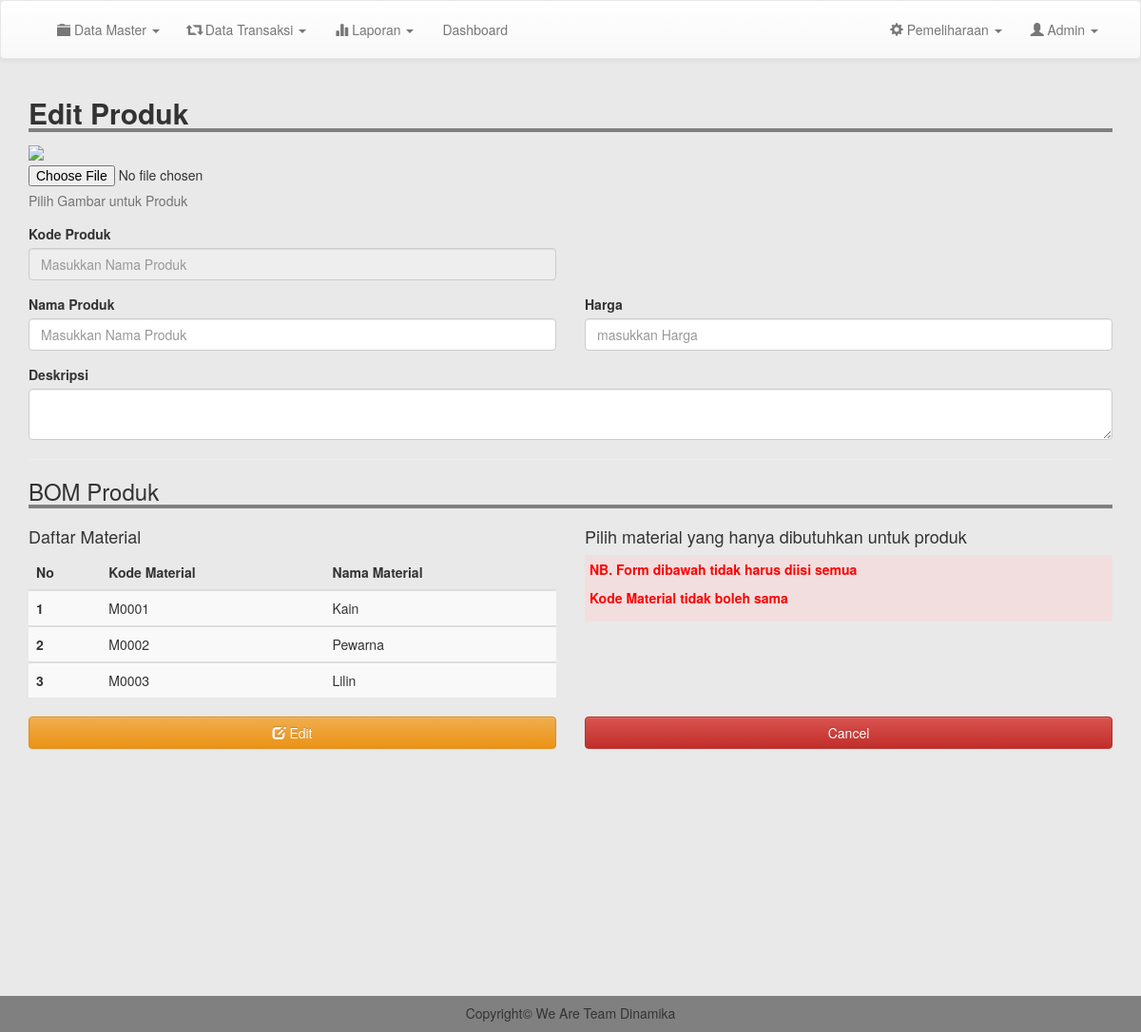
The page /admin/edit_produk.php (signed in) on the database as committed earlier.
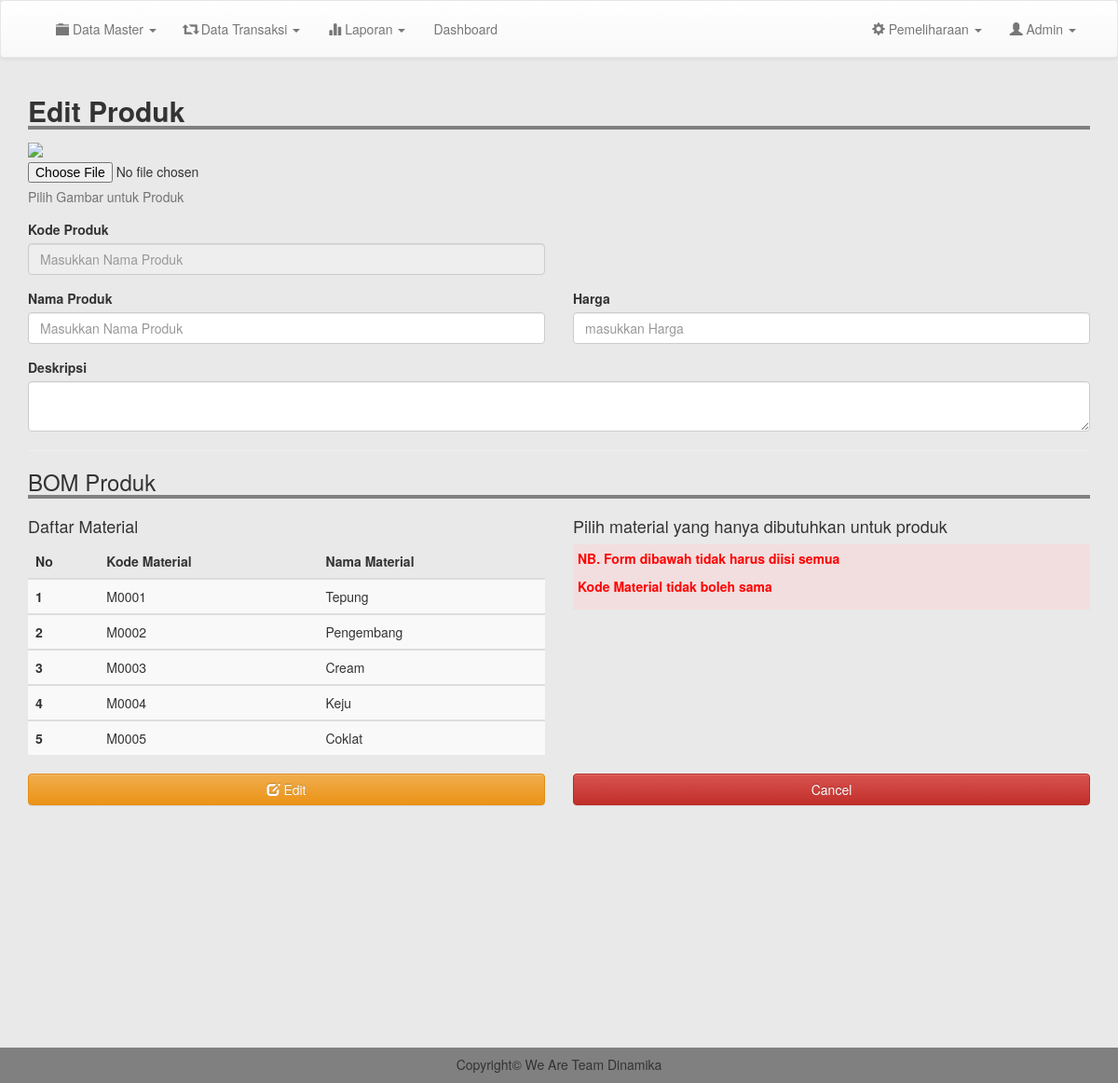
The same page on the database as committed later.
### tables this page shows
CREATE TABLE `inventory` (
  `kode_bk` varchar(100) NOT NULL,
  `nama` varchar(200) NOT NULL,
  `qty` varchar(200) NOT NULL,
  `satuan` varchar(200) NOT NULL,
  `harga` int(11) NOT NULL,
  `tanggal` date NOT NULL
);

### admin/edit_produk.php (the view, shortened to what this page needs)
<?php
include 'header.php';
$kode_produk = $_GET['kode'];
$kode = mysqli_query($conn, "SELECT * from produk where kode_produk = '$kode_produk'");
$data = mysqli_fetch_assoc($kode);
?>
<div class="container">
	<h2 style=" width: 100%; border-bottom: 4px solid gray"><b>Edit Produk</b></h2>
	<form action="proses/edit_produk.php" method="POST" enctype="multipart/form-data">
		<div class="form-group">
			<label for="exampleInputFile"><img src="../image/produk/<?= $data['image']; ?>" width="100"></label>
			<input type="file" id="exampleInputFile" name="files">
			<p class="help-block">Pilih Gambar untuk Produk</p>
		</div>
		<div class="row">
			<div class="col-md-6">
				<div class="form-group">
					<label for="exampleInputEmail1">Kode Produk</label>
					<input type="text" class="form-control" id="exampleInputEmail1" placeholder="Masukkan Nama Produk" disabled value="<?= $data['kode_produk']; ?>">
				</div>
			</div>
		</div>
		<div class="row">
			<div class="col-md-6">
				<div class="form-group">
					<label for="exampleInputEmail1">Nama Produk</label>
					<input type="text" class="form-control" id="exampleInputEmail1" placeholder="Masukkan Nama Produk" name="nama" value="<?= $data['nama']; ?>">
				</div>
			</div>
			<div class="col-md-6">
				<div class="form-group">
					<label for="exampleInputEmail1">Harga</label>
					<input type="number" class="form-control" id="exampleInputEmail1" placeholder="masukkan Harga" name="harga" value="<?= $data['harga']; ?>">
				</div>
			</div>
		</div>
		<div class="form-group">
			<label for="exampleInputPassword1">Deskripsi</label>
			<textarea name="desk" class="form-control">
				<?= $data['deskripsi']; ?>
			</textarea>
		</div>
		<hr>
		<h3 style=" width: 100%; border-bottom: 4px solid gray">BOM Produk</h3>
		<div class="row">
			<div class="col-md-6">
				<h4>Daftar Material</h4>
				<table class="table table-striped ">
					<thead>
						<tr>
							<th scope="col">No</th>
							<th scope="col">Kode Material</th>
							<th scope="col">Nama Material</th>
						</tr>
					</thead>
					<?php
					$result2 = mysqli_query($conn, "SELECT * FROM inventory order by kode_bk asc");
					$no2 =1;
					while ($row2 = mysqli_fetch_assoc($result2)) {
						?>
						<tbody>
							<tr>
								<th scope="row"><?= $no2;  ?></th>
								<td><?= $row2['kode_bk']; ?></td>
								<td><?= $row2['nama']; ?></td>
							</tr>
						</tbody>
						<?php
						$no2++;
					}
					?>
				</table>
			</div>
			<div class="col-md-6">
				<h4>Pilih material yang hanya dibutuhkan untuk produk</h4>
				<div class="bg-danger" style="padding: 5px;">
				<p style="color: red; font-weight: bold;">NB. Form dibawah tidak harus diisi semua</p>
				<p style="color: red; font-weight: bold;">Kode Material tidak boleh sama</p>
				</div>
				<br>
			</div>
		</div>
		<div class="row">
			<div class="col-md-6">
				<button type="submit"  class="btn btn-warning btn-block" ><i class="glyphicon glyphicon-edit"></i> Edit</button>
			</div>
			<div class="col-md-6">
				<a href="m_produk.php" class="btn btn-danger btn-block">Cancel</a>
			</div>
		</div>
		<br>
	</div>
<br>
<br>
<br>
<br>
<br>
<br>
<br>
<br>
<br>
<br>
<br>
<br>
<?php
include 'footer.php';
?>

Rows that differ between the two databases and show on the page:
changed inventory "M0001": nama "Kain" → "Tepung"
changed inventory "M0002": nama "Pewarna" → "Pengembang"
changed inventory "M0003": nama "Lilin" → "Cream"
added inventory: kode_bk "M0004", nama "Keju"
added inventory: kode_bk "M0005", nama "Coklat"
